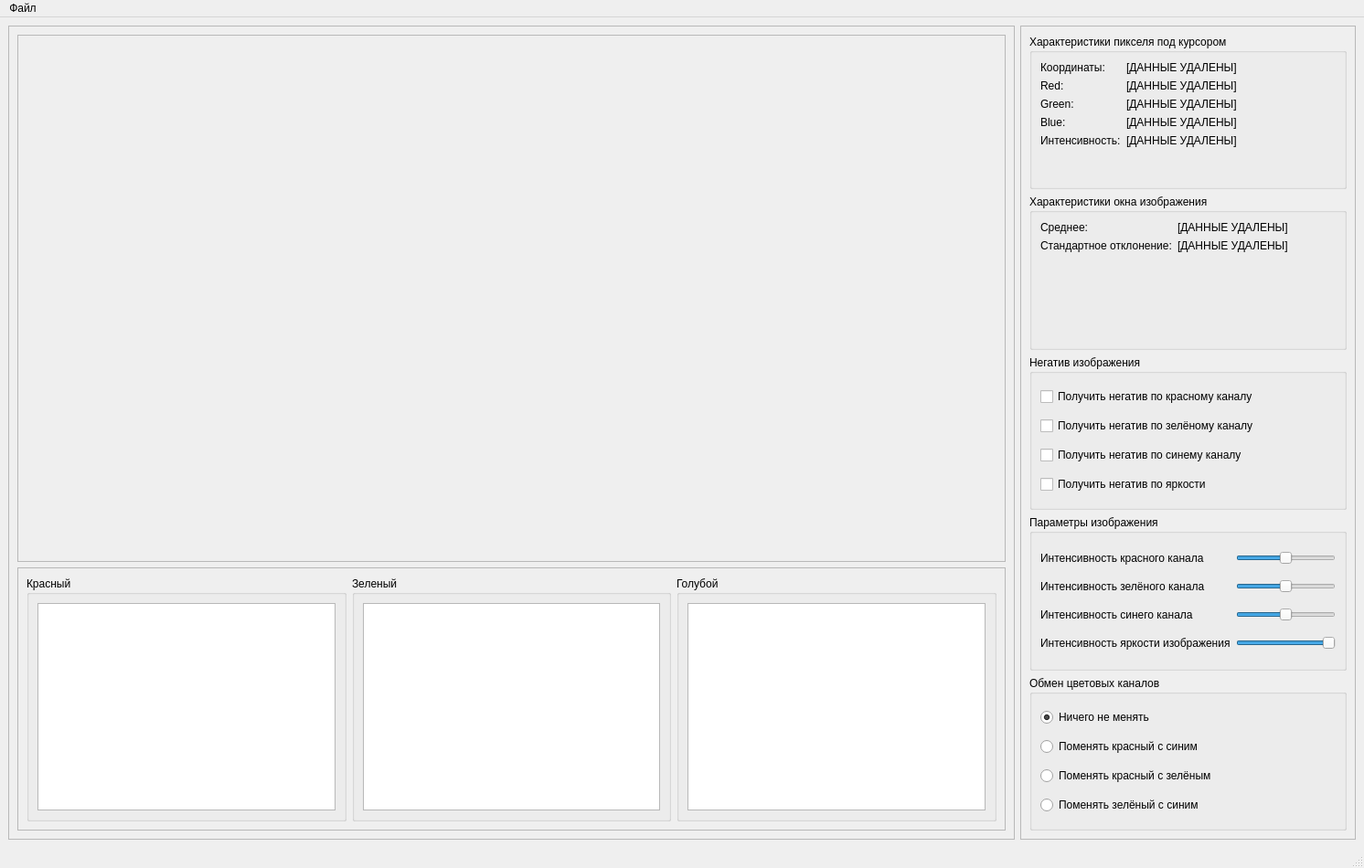
<?xml version="1.0" encoding="UTF-8"?>
<ui version="4.0">
 <class>MainWindow</class>
 <widget class="QMainWindow" name="MainWindow">
  <property name="geometry">
   <rect>
    <x>0</x>
    <y>0</y>
    <width>1492</width>
    <height>950</height>
   </rect>
  </property>
  <property name="windowTitle">
   <string>MainWindow</string>
  </property>
  <widget class="QWidget" name="centralwidget">
   <layout class="QHBoxLayout" name="horizontalLayout_2">
    <item>
     <widget class="QFrame" name="image_frame">
      <property name="sizePolicy">
       <sizepolicy hsizetype="Preferred" vsizetype="Preferred">
        <horstretch>3</horstretch>
        <verstretch>0</verstretch>
       </sizepolicy>
      </property>
      <property name="frameShape">
       <enum>QFrame::StyledPanel</enum>
      </property>
      <property name="frameShadow">
       <enum>QFrame::Raised</enum>
      </property>
      <layout class="QVBoxLayout" name="verticalLayout_2">
       <item>
        <widget class="QFrame" name="frame_2">
         <property name="sizePolicy">
          <sizepolicy hsizetype="Preferred" vsizetype="Preferred">
           <horstretch>0</horstretch>
           <verstretch>2</verstretch>
          </sizepolicy>
         </property>
         <property name="frameShape">
          <enum>QFrame::StyledPanel</enum>
         </property>
         <property name="frameShadow">
          <enum>QFrame::Raised</enum>
         </property>
         <layout class="QHBoxLayout" name="horizontalLayout">
          <item>
           <layout class="QVBoxLayout" name="image_layout"/>
          </item>
         </layout>
        </widget>
       </item>
       <item>
        <widget class="QFrame" name="frame_3">
         <property name="sizePolicy">
          <sizepolicy hsizetype="Preferred" vsizetype="Preferred">
           <horstretch>0</horstretch>
           <verstretch>1</verstretch>
          </sizepolicy>
         </property>
         <property name="frameShape">
          <enum>QFrame::StyledPanel</enum>
         </property>
         <property name="frameShadow">
          <enum>QFrame::Raised</enum>
         </property>
         <layout class="QHBoxLayout" name="horizontalLayout_3">
          <item>
           <widget class="QGroupBox" name="groupBox_4">
            <property name="title">
             <string>Красный</string>
            </property>
            <layout class="QVBoxLayout" name="verticalLayout_6">
             <item>
              <widget class="GraphicsLayoutWidget" name="redHist"/>
             </item>
            </layout>
           </widget>
          </item>
          <item>
           <widget class="QGroupBox" name="groupBox">
            <property name="title">
             <string>Зеленый</string>
            </property>
            <layout class="QVBoxLayout" name="verticalLayout_3">
             <item>
              <widget class="GraphicsLayoutWidget" name="greenHist"/>
             </item>
            </layout>
           </widget>
          </item>
          <item>
           <widget class="QGroupBox" name="groupBox_2">
            <property name="title">
             <string>Голубой</string>
            </property>
            <layout class="QVBoxLayout" name="verticalLayout_4">
             <item>
              <widget class="GraphicsLayoutWidget" name="blueHist"/>
             </item>
            </layout>
           </widget>
          </item>
         </layout>
        </widget>
       </item>
      </layout>
     </widget>
    </item>
    <item>
     <widget class="QFrame" name="frame">
      <property name="sizePolicy">
       <sizepolicy hsizetype="Preferred" vsizetype="Preferred">
        <horstretch>1</horstretch>
        <verstretch>0</verstretch>
       </sizepolicy>
      </property>
      <property name="frameShape">
       <enum>QFrame::StyledPanel</enum>
      </property>
      <property name="frameShadow">
       <enum>QFrame::Raised</enum>
      </property>
      <layout class="QVBoxLayout" name="verticalLayout">
       <item>
        <widget class="QGroupBox" name="groupBox_3">
         <property name="title">
          <string>Характеристики пикселя под курсором</string>
         </property>
         <layout class="QFormLayout" name="formLayout_2">
          <item row="0" column="0">
           <widget class="QLabel" name="label_11">
            <property name="text">
             <string>Координаты:</string>
            </property>
           </widget>
          </item>
          <item row="1" column="0">
           <widget class="QLabel" name="label_12">
            <property name="text">
             <string>Red:</string>
            </property>
           </widget>
          </item>
          <item row="1" column="1">
           <widget class="QLabel" name="pixel_red">
            <property name="text">
             <string>[ДАННЫЕ УДАЛЕНЫ]</string>
            </property>
           </widget>
          </item>
          <item row="2" column="0">
           <widget class="QLabel" name="label_14">
            <property name="text">
             <string>Green:</string>
            </property>
           </widget>
          </item>
          <item row="2" column="1">
           <widget class="QLabel" name="pixel_green">
            <property name="text">
             <string>[ДАННЫЕ УДАЛЕНЫ]</string>
            </property>
           </widget>
          </item>
          <item row="3" column="0">
           <widget class="QLabel" name="label_16">
            <property name="text">
             <string>Blue:</string>
            </property>
           </widget>
          </item>
          <item row="3" column="1">
           <widget class="QLabel" name="pixel_blue">
            <property name="text">
             <string>[ДАННЫЕ УДАЛЕНЫ]</string>
            </property>
           </widget>
          </item>
          <item row="4" column="0">
           <widget class="QLabel" name="label_18">
            <property name="text">
             <string>Интенсивность:</string>
            </property>
           </widget>
          </item>
          <item row="4" column="1">
           <widget class="QLabel" name="pixel_intensity">
            <property name="text">
             <string>[ДАННЫЕ УДАЛЕНЫ]</string>
            </property>
           </widget>
          </item>
          <item row="0" column="1">
           <widget class="QLabel" name="pixel_coords">
            <property name="text">
             <string>[ДАННЫЕ УДАЛЕНЫ]</string>
            </property>
           </widget>
          </item>
         </layout>
        </widget>
       </item>
       <item>
        <widget class="QGroupBox" name="groupBox_5">
         <property name="title">
          <string>Характеристики окна изображения</string>
         </property>
         <layout class="QFormLayout" name="formLayout_3">
          <item row="0" column="0">
           <widget class="QLabel" name="label_21">
            <property name="text">
             <string>Среднее:</string>
            </property>
           </widget>
          </item>
          <item row="0" column="1">
           <widget class="QLabel" name="frame_mean">
            <property name="text">
             <string>[ДАННЫЕ УДАЛЕНЫ]</string>
            </property>
           </widget>
          </item>
          <item row="1" column="0">
           <widget class="QLabel" name="label_23">
            <property name="text">
             <string>Стандартное отклонение:</string>
            </property>
           </widget>
          </item>
          <item row="1" column="1">
           <widget class="QLabel" name="frame_std">
            <property name="text">
             <string>[ДАННЫЕ УДАЛЕНЫ]</string>
            </property>
           </widget>
          </item>
         </layout>
        </widget>
       </item>
       <item>
        <widget class="QGroupBox" name="groupBox_6">
         <property name="title">
          <string>Негатив изображения</string>
         </property>
         <layout class="QVBoxLayout" name="verticalLayout_5">
          <item>
           <widget class="QCheckBox" name="get_red_negation">
            <property name="text">
             <string>Получить негатив по красному каналу</string>
            </property>
           </widget>
          </item>
          <item>
           <widget class="QCheckBox" name="get_green_negation">
            <property name="text">
             <string>Получить негатив по зелёному каналу</string>
            </property>
           </widget>
          </item>
          <item>
           <widget class="QCheckBox" name="get_blue_negation">
            <property name="text">
             <string>Получить негатив по синему каналу</string>
            </property>
           </widget>
          </item>
          <item>
           <widget class="QCheckBox" name="get_brightness_negation">
            <property name="text">
             <string>Получить негатив по яркости </string>
            </property>
           </widget>
          </item>
         </layout>
        </widget>
       </item>
       <item>
        <widget class="QGroupBox" name="groupBox_7">
         <property name="title">
          <string>Параметры изображения</string>
         </property>
         <layout class="QGridLayout" name="gridLayout">
          <item row="0" column="0">
           <widget class="QLabel" name="label_25">
            <property name="text">
             <string>Интенсивность красного канала</string>
            </property>
           </widget>
          </item>
          <item row="0" column="1">
           <widget class="QSlider" name="red_intensity">
            <property name="minimum">
             <number>0</number>
            </property>
            <property name="maximum">
             <number>20</number>
            </property>
            <property name="singleStep">
             <number>1</number>
            </property>
            <property name="value">
             <number>10</number>
            </property>
            <property name="orientation">
             <enum>Qt::Horizontal</enum>
            </property>
           </widget>
          </item>
          <item row="1" column="0">
           <widget class="QLabel" name="label_26">
            <property name="text">
             <string>Интенсивность зелёного канала</string>
            </property>
           </widget>
          </item>
          <item row="1" column="1">
           <widget class="QSlider" name="green_intensity">
            <property name="minimum">
             <number>0</number>
            </property>
            <property name="maximum">
             <number>20</number>
            </property>
            <property name="singleStep">
             <number>1</number>
            </property>
            <property name="value">
             <number>10</number>
            </property>
            <property name="orientation">
             <enum>Qt::Horizontal</enum>
            </property>
           </widget>
          </item>
          <item row="2" column="0">
           <widget class="QLabel" name="label_27">
            <property name="text">
             <string>Интенсивность синего канала</string>
            </property>
           </widget>
          </item>
          <item row="2" column="1">
           <widget class="QSlider" name="blue_intensity">
            <property name="minimum">
             <number>0</number>
            </property>
            <property name="maximum">
             <number>20</number>
            </property>
            <property name="singleStep">
             <number>1</number>
            </property>
            <property name="value">
             <number>10</number>
            </property>
            <property name="orientation">
             <enum>Qt::Horizontal</enum>
            </property>
           </widget>
          </item>
          <item row="3" column="0">
           <widget class="QLabel" name="label_28">
            <property name="text">
             <string>Интенсивность яркости изображения</string>
            </property>
           </widget>
          </item>
          <item row="3" column="1">
           <widget class="QSlider" name="brightness_intensity">
            <property name="minimum">
             <number>0</number>
            </property>
            <property name="maximum">
             <number>255</number>
            </property>
            <property name="singleStep">
             <number>0</number>
            </property>
            <property name="value">
             <number>255</number>
            </property>
            <property name="orientation">
             <enum>Qt::Horizontal</enum>
            </property>
           </widget>
          </item>
         </layout>
        </widget>
       </item>
       <item>
        <widget class="QGroupBox" name="groupBox_8">
         <property name="title">
          <string>Обмен цветовых каналов</string>
         </property>
         <layout class="QVBoxLayout" name="verticalLayout_7">
          <item>
           <widget class="QRadioButton" name="change_nothing">
            <property name="text">
             <string>Ничего не менять</string>
            </property>
            <property name="checked">
             <bool>true</bool>
            </property>
           </widget>
          </item>
          <item>
           <widget class="QRadioButton" name="red_to_blue">
            <property name="text">
             <string>Поменять красный с синим</string>
            </property>
           </widget>
          </item>
          <item>
           <widget class="QRadioButton" name="red_to_green">
            <property name="text">
             <string>Поменять красный с зелёным</string>
            </property>
           </widget>
          </item>
          <item>
           <widget class="QRadioButton" name="green_to_blue">
            <property name="text">
             <string>Поменять зелёный с синим</string>
            </property>
           </widget>
          </item>
         </layout>
        </widget>
       </item>
      </layout>
     </widget>
    </item>
   </layout>
  </widget>
  <widget class="QMenuBar" name="menubar">
   <property name="geometry">
    <rect>
     <x>0</x>
     <y>0</y>
     <width>1492</width>
     <height>21</height>
    </rect>
   </property>
   <widget class="QMenu" name="menu">
    <property name="title">
     <string>Файл</string>
    </property>
    <addaction name="load_image_action"/>
    <addaction name="save_image_action"/>
   </widget>
   <addaction name="menu"/>
  </widget>
  <widget class="QStatusBar" name="statusbar"/>
  <action name="load_image_action">
   <property name="text">
    <string>Загрузить изображение</string>
   </property>
  </action>
  <action name="save_image_action">
   <property name="text">
    <string>Сохранить изображение</string>
   </property>
  </action>
 </widget>
 <customwidgets>
  <customwidget>
   <class>GraphicsLayoutWidget</class>
   <extends>QGraphicsView</extends>
   <header>pyqtgraph.h</header>
  </customwidget>
 </customwidgets>
 <resources/>
 <connections/>
</ui>
